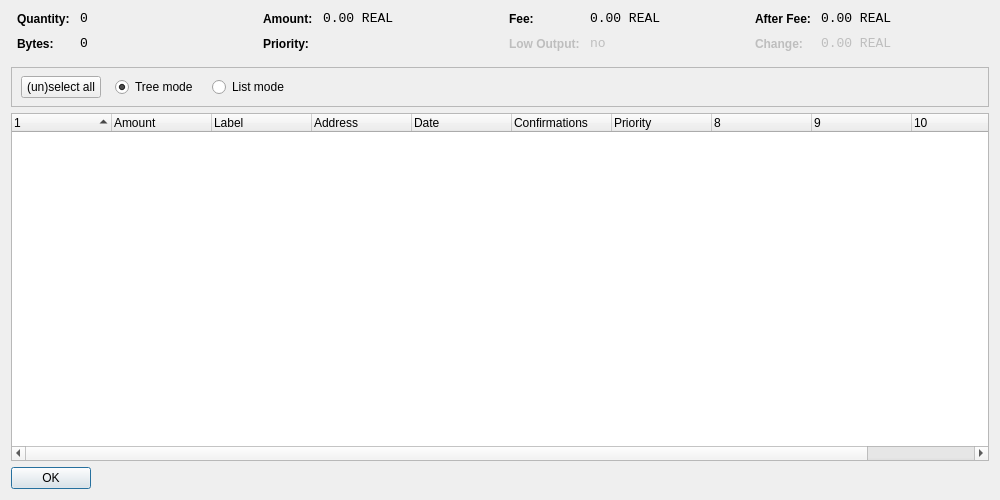
<?xml version="1.0" encoding="UTF-8"?>
<ui version="4.0">
 <class>CoinControlDialog</class>
 <widget class="QDialog" name="CoinControlDialog">
  <property name="geometry">
   <rect>
    <x>0</x>
    <y>0</y>
    <width>1000</width>
    <height>500</height>
   </rect>
  </property>
  <property name="windowTitle">
   <string>Coin Control</string>
  </property>
  <layout class="QVBoxLayout" name="verticalLayout">
   <item>
    <layout class="QHBoxLayout" name="horizontalLayoutTop" stretch="0,0,0,0">
     <property name="topMargin">
      <number>0</number>
     </property>
     <property name="bottomMargin">
      <number>10</number>
     </property>
     <item>
      <layout class="QFormLayout" name="formLayoutCoinControl1">
       <property name="horizontalSpacing">
        <number>10</number>
       </property>
       <property name="verticalSpacing">
        <number>10</number>
       </property>
       <property name="leftMargin">
        <number>6</number>
       </property>
       <property name="rightMargin">
        <number>6</number>
       </property>
       <item row="0" column="0">
        <widget class="QLabel" name="labelCoinControlQuantityText">
         <property name="styleSheet">
          <string notr="true">font-weight:bold;</string>
         </property>
         <property name="text">
          <string>Quantity:</string>
         </property>
        </widget>
       </item>
       <item row="0" column="1">
        <widget class="QLabel" name="labelCoinControlQuantity">
         <property name="font">
          <font>
           <family>Monospace</family>
           <pointsize>10</pointsize>
          </font>
         </property>
         <property name="cursor">
          <cursorShape>IBeamCursor</cursorShape>
         </property>
         <property name="contextMenuPolicy">
          <enum>Qt::ActionsContextMenu</enum>
         </property>
         <property name="text">
          <string>0</string>
         </property>
         <property name="textInteractionFlags">
          <set>Qt::LinksAccessibleByMouse|Qt::TextSelectableByKeyboard|Qt::TextSelectableByMouse</set>
         </property>
        </widget>
       </item>
       <item row="1" column="0">
        <widget class="QLabel" name="labelCoinControlBytesText">
         <property name="styleSheet">
          <string notr="true">font-weight:bold;</string>
         </property>
         <property name="text">
          <string>Bytes:</string>
         </property>
        </widget>
       </item>
       <item row="1" column="1">
        <widget class="QLabel" name="labelCoinControlBytes">
         <property name="font">
          <font>
           <family>Monospace</family>
           <pointsize>10</pointsize>
          </font>
         </property>
         <property name="cursor">
          <cursorShape>IBeamCursor</cursorShape>
         </property>
         <property name="contextMenuPolicy">
          <enum>Qt::ActionsContextMenu</enum>
         </property>
         <property name="text">
          <string>0</string>
         </property>
         <property name="textInteractionFlags">
          <set>Qt::LinksAccessibleByMouse|Qt::TextSelectableByKeyboard|Qt::TextSelectableByMouse</set>
         </property>
        </widget>
       </item>
      </layout>
     </item>
     <item>
      <layout class="QFormLayout" name="formLayoutCoinControl2">
       <property name="horizontalSpacing">
        <number>10</number>
       </property>
       <property name="verticalSpacing">
        <number>10</number>
       </property>
       <property name="leftMargin">
        <number>6</number>
       </property>
       <property name="rightMargin">
        <number>6</number>
       </property>
       <item row="0" column="0">
        <widget class="QLabel" name="labelCoinControlAmountText">
         <property name="styleSheet">
          <string notr="true">font-weight:bold;</string>
         </property>
         <property name="text">
          <string>Amount:</string>
         </property>
        </widget>
       </item>
       <item row="0" column="1">
        <widget class="QLabel" name="labelCoinControlAmount">
         <property name="font">
          <font>
           <family>Monospace</family>
           <pointsize>10</pointsize>
          </font>
         </property>
         <property name="cursor">
          <cursorShape>IBeamCursor</cursorShape>
         </property>
         <property name="contextMenuPolicy">
          <enum>Qt::ActionsContextMenu</enum>
         </property>
         <property name="text">
          <string>0.00 REAL</string>
         </property>
         <property name="textInteractionFlags">
          <set>Qt::LinksAccessibleByMouse|Qt::TextSelectableByKeyboard|Qt::TextSelectableByMouse</set>
         </property>
        </widget>
       </item>
       <item row="1" column="0">
        <widget class="QLabel" name="labelCoinControlPriorityText">
         <property name="styleSheet">
          <string notr="true">font-weight:bold;</string>
         </property>
         <property name="text">
          <string>Priority:</string>
         </property>
        </widget>
       </item>
       <item row="1" column="1">
        <widget class="QLabel" name="labelCoinControlPriority">
         <property name="font">
          <font>
           <family>Monospace</family>
           <pointsize>10</pointsize>
          </font>
         </property>
         <property name="cursor">
          <cursorShape>IBeamCursor</cursorShape>
         </property>
         <property name="contextMenuPolicy">
          <enum>Qt::ActionsContextMenu</enum>
         </property>
         <property name="text">
          <string/>
         </property>
         <property name="textInteractionFlags">
          <set>Qt::LinksAccessibleByMouse|Qt::TextSelectableByKeyboard|Qt::TextSelectableByMouse</set>
         </property>
        </widget>
       </item>
      </layout>
     </item>
     <item>
      <layout class="QFormLayout" name="formLayoutCoinControl3">
       <property name="horizontalSpacing">
        <number>10</number>
       </property>
       <property name="verticalSpacing">
        <number>10</number>
       </property>
       <property name="leftMargin">
        <number>6</number>
       </property>
       <property name="rightMargin">
        <number>6</number>
       </property>
       <item row="0" column="0">
        <widget class="QLabel" name="labelCoinControlFeeText">
         <property name="styleSheet">
          <string notr="true">font-weight:bold;</string>
         </property>
         <property name="text">
          <string>Fee:</string>
         </property>
        </widget>
       </item>
       <item row="0" column="1">
        <widget class="QLabel" name="labelCoinControlFee">
         <property name="font">
          <font>
           <family>Monospace</family>
           <pointsize>10</pointsize>
          </font>
         </property>
         <property name="cursor">
          <cursorShape>IBeamCursor</cursorShape>
         </property>
         <property name="contextMenuPolicy">
          <enum>Qt::ActionsContextMenu</enum>
         </property>
         <property name="text">
          <string>0.00 REAL</string>
         </property>
         <property name="textInteractionFlags">
          <set>Qt::LinksAccessibleByMouse|Qt::TextSelectableByKeyboard|Qt::TextSelectableByMouse</set>
         </property>
        </widget>
       </item>
       <item row="1" column="0">
        <widget class="QLabel" name="labelCoinControlLowOutputText">
         <property name="enabled">
          <bool>false</bool>
         </property>
         <property name="styleSheet">
          <string notr="true">font-weight:bold;</string>
         </property>
         <property name="text">
          <string>Low Output:</string>
         </property>
        </widget>
       </item>
       <item row="1" column="1">
        <widget class="QLabel" name="labelCoinControlLowOutput">
         <property name="enabled">
          <bool>false</bool>
         </property>
         <property name="font">
          <font>
           <family>Monospace</family>
           <pointsize>10</pointsize>
          </font>
         </property>
         <property name="cursor">
          <cursorShape>IBeamCursor</cursorShape>
         </property>
         <property name="contextMenuPolicy">
          <enum>Qt::ActionsContextMenu</enum>
         </property>
         <property name="text">
          <string>no</string>
         </property>
         <property name="textInteractionFlags">
          <set>Qt::LinksAccessibleByMouse|Qt::TextSelectableByKeyboard|Qt::TextSelectableByMouse</set>
         </property>
        </widget>
       </item>
      </layout>
     </item>
     <item>
      <layout class="QFormLayout" name="formLayoutCoinControl4">
       <property name="horizontalSpacing">
        <number>10</number>
       </property>
       <property name="verticalSpacing">
        <number>10</number>
       </property>
       <property name="leftMargin">
        <number>6</number>
       </property>
       <property name="rightMargin">
        <number>6</number>
       </property>
       <item row="0" column="0">
        <widget class="QLabel" name="labelCoinControlAfterFeeText">
         <property name="styleSheet">
          <string notr="true">font-weight:bold;</string>
         </property>
         <property name="text">
          <string>After Fee:</string>
         </property>
        </widget>
       </item>
       <item row="0" column="1">
        <widget class="QLabel" name="labelCoinControlAfterFee">
         <property name="font">
          <font>
           <family>Monospace</family>
           <pointsize>10</pointsize>
          </font>
         </property>
         <property name="cursor">
          <cursorShape>IBeamCursor</cursorShape>
         </property>
         <property name="contextMenuPolicy">
          <enum>Qt::ActionsContextMenu</enum>
         </property>
         <property name="text">
          <string>0.00 REAL</string>
         </property>
         <property name="textInteractionFlags">
          <set>Qt::LinksAccessibleByMouse|Qt::TextSelectableByKeyboard|Qt::TextSelectableByMouse</set>
         </property>
        </widget>
       </item>
       <item row="1" column="0">
        <widget class="QLabel" name="labelCoinControlChangeText">
         <property name="enabled">
          <bool>false</bool>
         </property>
         <property name="styleSheet">
          <string notr="true">font-weight:bold;</string>
         </property>
         <property name="text">
          <string>Change:</string>
         </property>
        </widget>
       </item>
       <item row="1" column="1">
        <widget class="QLabel" name="labelCoinControlChange">
         <property name="enabled">
          <bool>false</bool>
         </property>
         <property name="font">
          <font>
           <family>Monospace</family>
           <pointsize>10</pointsize>
          </font>
         </property>
         <property name="cursor">
          <cursorShape>IBeamCursor</cursorShape>
         </property>
         <property name="contextMenuPolicy">
          <enum>Qt::ActionsContextMenu</enum>
         </property>
         <property name="text">
          <string>0.00 REAL</string>
         </property>
         <property name="textInteractionFlags">
          <set>Qt::LinksAccessibleByMouse|Qt::TextSelectableByKeyboard|Qt::TextSelectableByMouse</set>
         </property>
        </widget>
       </item>
      </layout>
     </item>
    </layout>
   </item>
   <item>
    <widget class="QFrame" name="frame">
     <property name="minimumSize">
      <size>
       <width>0</width>
       <height>40</height>
      </size>
     </property>
     <property name="frameShape">
      <enum>QFrame::StyledPanel</enum>
     </property>
     <property name="frameShadow">
      <enum>QFrame::Sunken</enum>
     </property>
     <widget class="QWidget" name="horizontalLayoutWidget">
      <property name="geometry">
       <rect>
        <x>10</x>
        <y>0</y>
        <width>781</width>
        <height>41</height>
       </rect>
      </property>
      <layout class="QHBoxLayout" name="horizontalLayoutPanel" stretch="0,0,0,0,0">
       <property name="spacing">
        <number>14</number>
       </property>
       <item>
        <widget class="QPushButton" name="pushButtonSelectAll">
         <property name="sizePolicy">
          <sizepolicy hsizetype="Maximum" vsizetype="Fixed">
           <horstretch>0</horstretch>
           <verstretch>0</verstretch>
          </sizepolicy>
         </property>
         <property name="text">
          <string>(un)select all</string>
         </property>
        </widget>
       </item>
       <item>
        <widget class="QRadioButton" name="radioTreeMode">
         <property name="sizePolicy">
          <sizepolicy hsizetype="Maximum" vsizetype="Fixed">
           <horstretch>0</horstretch>
           <verstretch>0</verstretch>
          </sizepolicy>
         </property>
         <property name="text">
          <string>Tree mode</string>
         </property>
         <property name="checked">
          <bool>true</bool>
         </property>
        </widget>
       </item>
       <item>
        <widget class="QRadioButton" name="radioListMode">
         <property name="sizePolicy">
          <sizepolicy hsizetype="Maximum" vsizetype="Fixed">
           <horstretch>0</horstretch>
           <verstretch>0</verstretch>
          </sizepolicy>
         </property>
         <property name="text">
          <string>List mode</string>
         </property>
        </widget>
       </item>
       <item>
        <spacer name="horizontalSpacer">
         <property name="orientation">
          <enum>Qt::Horizontal</enum>
         </property>
         <property name="sizeHint" stdset="0">
          <size>
           <width>40</width>
           <height>20</height>
          </size>
         </property>
        </spacer>
       </item>
      </layout>
     </widget>
    </widget>
   </item>
   <item>
    <widget class="CoinControlTreeWidget" name="treeWidget">
     <property name="contextMenuPolicy">
      <enum>Qt::CustomContextMenu</enum>
     </property>
     <property name="sortingEnabled">
      <bool>false</bool>
     </property>
     <property name="columnCount">
      <number>11</number>
     </property>
     <attribute name="headerShowSortIndicator" stdset="0">
      <bool>true</bool>
     </attribute>
     <attribute name="headerStretchLastSection">
      <bool>false</bool>
     </attribute>
     <column>
      <property name="text">
       <string/>
      </property>
     </column>
     <column>
      <property name="text">
       <string>Amount</string>
      </property>
     </column>
     <column>
      <property name="text">
       <string>Label</string>
      </property>
     </column>
     <column>
      <property name="text">
       <string>Address</string>
      </property>
     </column>
     <column>
      <property name="text">
       <string>Date</string>
      </property>
     </column>
     <column>
      <property name="text">
       <string>Confirmations</string>
      </property>
      <property name="toolTip">
       <string>Confirmed</string>
      </property>
     </column>
     <column>
      <property name="text">
       <string>Priority</string>
      </property>
     </column>
     <column>
      <property name="text">
       <string/>
      </property>
     </column>
     <column>
      <property name="text">
       <string/>
      </property>
     </column>
     <column>
      <property name="text">
       <string/>
      </property>
     </column>
     <column>
      <property name="text">
       <string/>
      </property>
     </column>
    </widget>
   </item>
   <item>
    <widget class="QDialogButtonBox" name="buttonBox">
     <property name="sizePolicy">
      <sizepolicy hsizetype="Maximum" vsizetype="Fixed">
       <horstretch>0</horstretch>
       <verstretch>0</verstretch>
      </sizepolicy>
     </property>
     <property name="orientation">
      <enum>Qt::Horizontal</enum>
     </property>
     <property name="standardButtons">
      <set>QDialogButtonBox::Ok</set>
     </property>
    </widget>
   </item>
  </layout>
 </widget>
 <customwidgets>
  <customwidget>
   <class>CoinControlTreeWidget</class>
   <extends>QTreeWidget</extends>
   <header>coincontroltreewidget.h</header>
  </customwidget>
 </customwidgets>
 <resources/>
 <connections/>
</ui>
